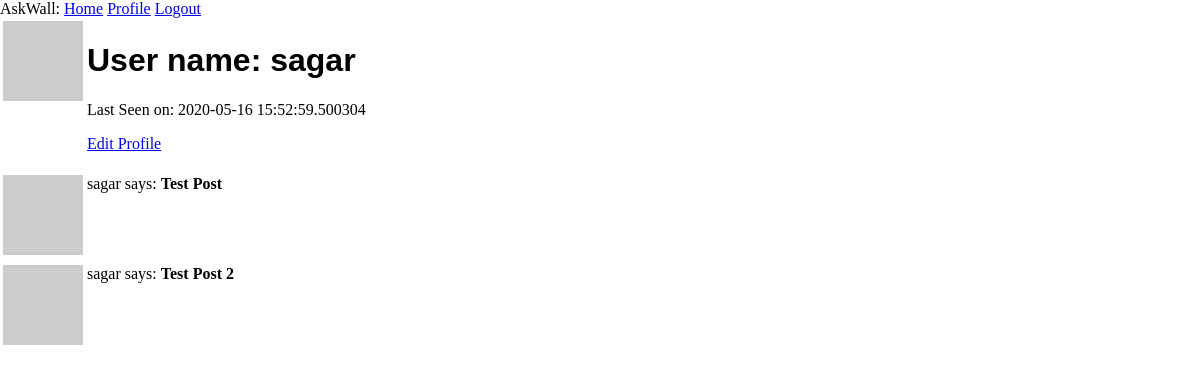
The page /user/sagar (signed in) on the database as committed earlier.
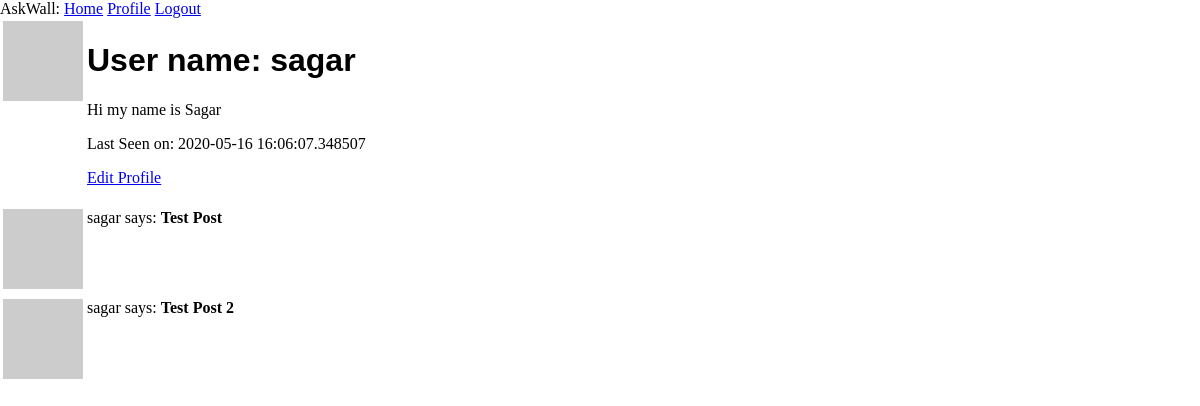
The same page on the database as committed later.
### app/models.py (models this page shows, shortened)
class User(UserMixin, db.Model):
	id = db.Column(db.Integer, primary_key= True)
	username = db.Column(db.String(64), index = True)
	email = db.Column(db.String(120), index = True)
	password_hash = db.Column(db.String(128))
	posts = db.relationship('Post', backref='author', lazy='dynamic')
	about_me = db.Column(db.String(150))
	last_seen = db.Column(db.DateTime, default=datetime.utcnow)
	def avatar(self, size):
		digest = md5(self.email.lower().encode('utf-8')).hexdigest()
		return 'http://www.gravatar.com/avatar/{}?d=identicon&s={}'.format(digest, size)

### app/routes.py (the view)
@app.route('/user/<username>')
@login_required
def user(username):
	user = User.query.filter_by(username=username).first_or_404()
	posts = [
		{'author': user, 'body':'Test Post'},
		{'author': user, 'body':'Test Post 2'}
	]
	return render_template('user.html', user=user, posts=posts)

### app/models.py (called while the page is built)
@login.user_loader
def load_user(id):
	return User.query.get(int(id))

### app/routes.py (called while the page is built)
@app.before_request
def before_request():
	if current_user.is_authenticated:
		current_user.last_seen = datetime.utcnow()
		db.session.commit()

### app/templates/user.html
{% extends "base.html" %}
{% block content %}
	<table>
		<tr valign="top">
			<td><img src="{{ user.avatar(128) }}"></td>
			<td>
				<h1> User name: {{ user.username }}</h1>
				{% if user.about_me %}
					<p> {{ user.about_me }}</p>
				{% endif %}
				{% if user.last_seen %}
					<p>Last Seen on: {{ user.last_seen }}</p>
				{% endif %}
				{% if user == current_user %}
					<p><a href="{{ url_for('edit_profile') }}">Edit Profile</a></p>
				{% endif %}
			</td>
		</tr>
	</table>
	{% for post in posts %}
		{% include "_post.html" %}
	{% endfor %}
{% endblock %}

### app/templates/base.html (shortened to what this page needs)
<!DOCTYPE html>
<html>
<head>
	<link rel="stylesheet" type="text/css" href="{{url_for('static', filename='style.css')}}">
</head>
<body>
	<div>AskWall:
		<a href="{{ url_for('index') }}">Home</a>
		{% if current_user.is_anonymous %}
			<a href="{{ url_for('login') }}">Login</a>
		{% else %}
			<a href="{{ url_for('user', username=current_user.username) }}">Profile</a>
			<a href="{{ url_for('logout') }}">Logout</a>
		{% endif %}
	</div>
	{% block content %} {% endblock %}
</body>
</html>

### app/templates/_post.html
<table>
	<tr valign="top">
		<td><img src="{{ user.avatar(36) }}"></td>
		<td>{{ post.author.username }} says: <b> {{ post.body }} </b></td>
	</tr>
</table>

### app/static/style.css (style rules this page uses)
body, html { margin: 0; padding: 0; }
h1 { font-family: sans-serif; }

Rows that differ between the two databases and show on the page:
changed User "sagar": about_me (not shown) → "Hi my name is Sagar"; last_seen "2020-05-16 15:52:59.500304" → "2020-05-16 16:06:07.348507"
